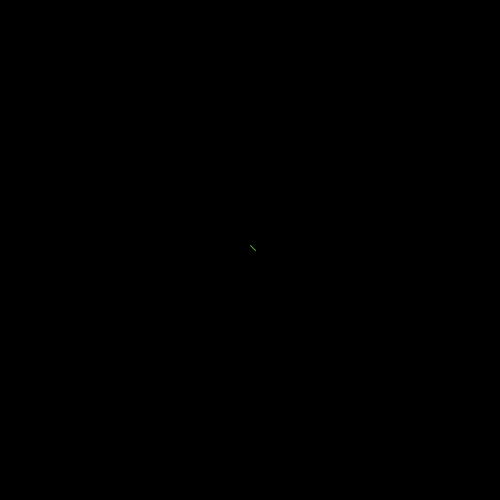
Frame 1 (no input)
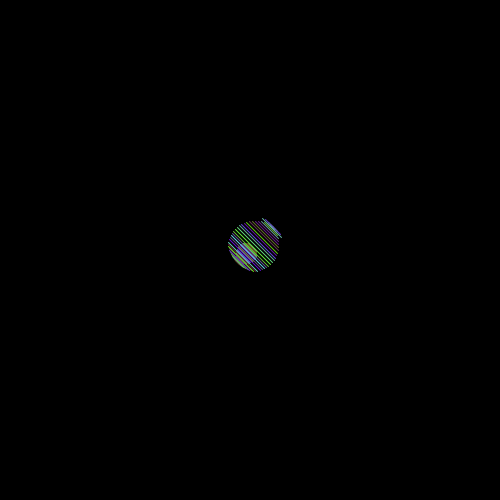
Frame 60 (the mouse pressed at the canvas centre just before this capture)
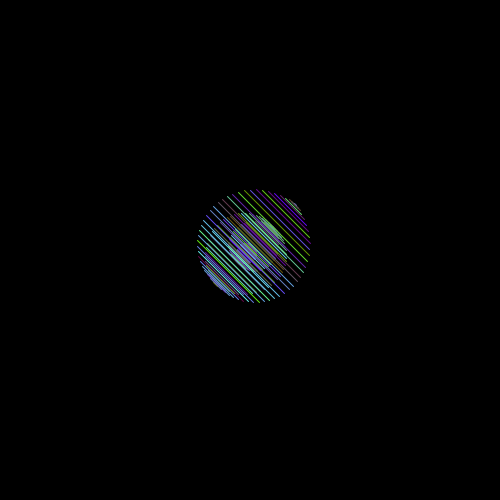
Frame 120 (the mouse held since frame 60 and released just before this capture)

The Processing sketch that drew these frames (run headless with seeded random() and noise(); from frame 60 on, the mouse is pressed at the canvas centre):

// Processing sketch: Aug9_HW2
// ── Aug9_HW2.pde
PVector positionA;
PVector positionB;
float theta;
float a = 5;

void setup(){
  size(500, 500);
  background(0);
  
  positionA = new PVector (0,0);
  positionB = new PVector (0,0);
  
}

void draw(){
  
  positionA.x = a*cos(theta);
  positionA.y = a*sin(theta);
  positionB.x = -a*sin(theta);
  positionB.y = -a*cos(theta);
  
  a += 0.5;
  theta += 0.1;
  
  stroke(100, random(255), random(255));
  line(width/2 + positionA.x, height/2 + positionA.y, width/2 + positionB.x, height/2 + positionB.y);
}
